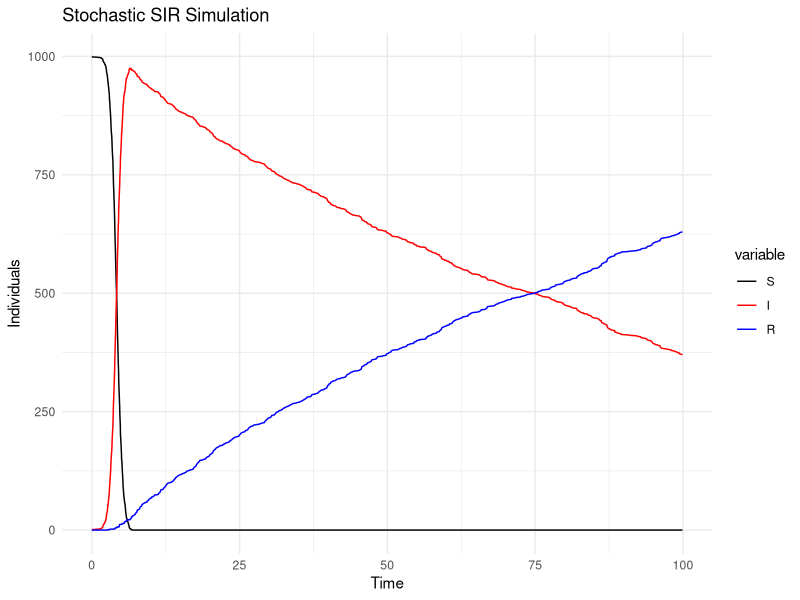

Generate this figure with R:
library(ggplot2) 
library(dplyr) 
library(reshape2)
rm(list = ls())

time <- 0 
timeEnd<- 100 


beta = 0.002  
gamma = 0.01  
N = 101  

S0 = 999 
I0 = 1
R0 =  0  


S<- numeric(0)
I <- numeric(0) 
R <- numeric(0)   
t <- numeric(0)

while (time < timeEnd) {  
  
  #need to update S and I 
  S<-c(S, S0) 
  I <-c(I,I0) 
  R <- c(R,R0)
  t <- c(t, time)
  dt <- rexp(1,beta*S0*I0 + gamma*I0)
  #updating time value 
  time <- time + dt    
  
  #creating random event 
  randEvent <- runif(1) 
  
  w <- (beta*S0*I0)/(beta*S0*I0+ gamma*I0) 
  if (randEvent < w) { 
    S0 = S0 -1 
    I0 = I0 + 1 
    R0 = R0 
  } else {  
    S0 = S0 
    I0 = I0 - 1 
    R0 = R0 + 1 
  } 
} 

out_df <- data.frame (time = t, S=S, I=I, R=R) 

df_long <- melt(out_df, id.vars = c("time"))

# Plot
ggplot(df_long, aes(x = time, y = value, color = variable)) + geom_line() + 
  scale_color_manual (values = c("S"="black", "I" = "red", "R" = "blue"))+
  labs(title = "Stochastic SIR Simulation", x = "Time", y = "Individuals") +
  theme_minimal()
